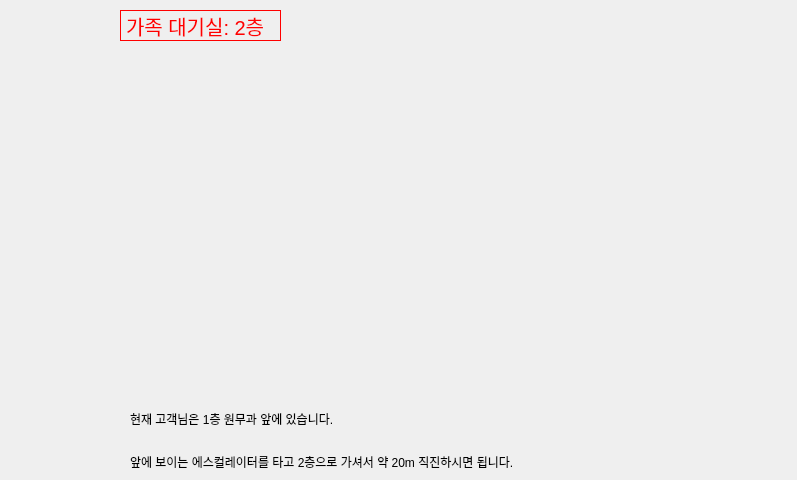
<?xml version="1.0" encoding="UTF-8"?>
<ui version="4.0">
 <class>Dialog</class>
 <widget class="QDialog" name="Dialog">
  <property name="geometry">
   <rect>
    <x>0</x>
    <y>0</y>
    <width>797</width>
    <height>480</height>
   </rect>
  </property>
  <property name="windowTitle">
   <string>Dialog</string>
  </property>
  <property name="styleSheet">
   <string notr="true"/>
  </property>
  <widget class="QLabel" name="map">
   <property name="geometry">
    <rect>
     <x>120</x>
     <y>50</y>
     <width>541</width>
     <height>351</height>
    </rect>
   </property>
   <property name="styleSheet">
    <string notr="true">#map{border-image:url(:/map/pharmacy.png)}</string>
   </property>
   <property name="text">
    <string/>
   </property>
  </widget>
  <widget class="QWidget" name="verticalLayoutWidget">
   <property name="geometry">
    <rect>
     <x>130</x>
     <y>400</y>
     <width>522</width>
     <height>80</height>
    </rect>
   </property>
   <layout class="QVBoxLayout" name="verticalLayout">
    <item>
     <widget class="QLabel" name="map_text2">
      <property name="text">
       <string>현재 고객님은 1층 원무과 앞에 있습니다.</string>
      </property>
     </widget>
    </item>
    <item>
     <widget class="QLabel" name="map_text3">
      <property name="text">
       <string>앞에 보이는 에스컬레이터를 타고 2층으로 가셔서 약 20m 직진하시면 됩니다.</string>
      </property>
     </widget>
    </item>
   </layout>
  </widget>
  <widget class="QLabel" name="map_text1">
   <property name="geometry">
    <rect>
     <x>120</x>
     <y>10</y>
     <width>161</width>
     <height>31</height>
    </rect>
   </property>
   <property name="styleSheet">
    <string notr="true">#map_text1{font-size: 20px; font-family: 'Arial'; color:red; border: 1px solid red;}</string>
   </property>
   <property name="text">
    <string>가족 대기실: 2층</string>
   </property>
  </widget>
 </widget>
 <resources>
  <include location="home.qrc"/>
 </resources>
 <connections/>
</ui>
